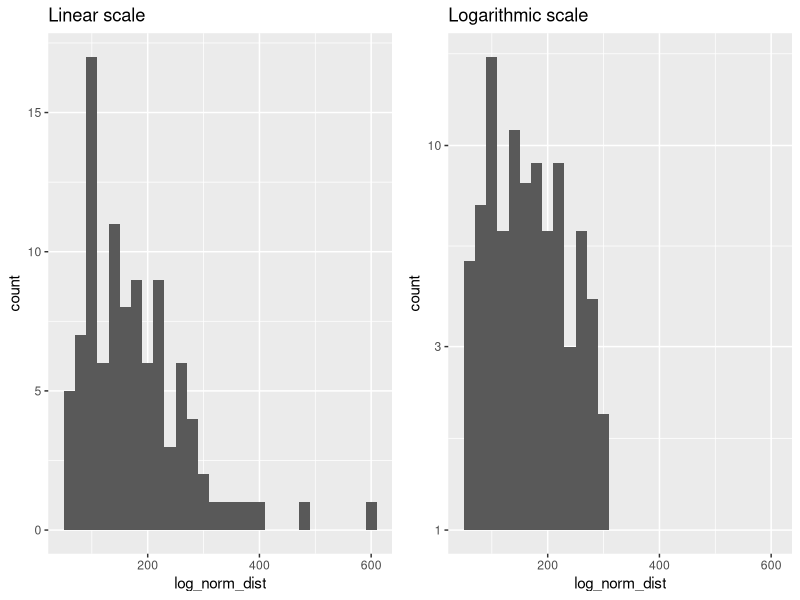
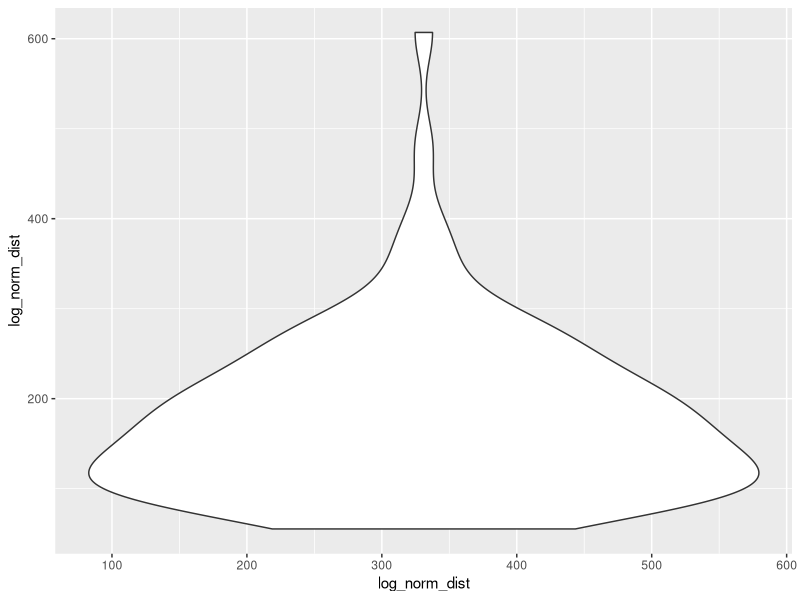

Source code (R) for these figures, in order:
## ---- chunk 1
library(tidyverse)
require(gridExtra)
log_norm_dist <- rlnorm(100, 5, 0.5)
## ---- chunk 2
lin_hist <- ggplot(as.data.frame(log_norm_dist), aes(x=log_norm_dist)) + geom_histogram(binwidth=20) + ggtitle("Linear scale")
log_hist <- ggplot(as.data.frame(log_norm_dist), aes(x=log_norm_dist)) + geom_histogram(binwidth = 20) + ggtitle("Logarithmic scale") + scale_y_log10()
grid.arrange(lin_hist, log_hist, ncol=2)
## ---- chunk 3
violin_plot <- ggplot(as.data.frame(log_norm_dist), aes(x=log_norm_dist, y=log_norm_dist)) + geom_violin()
violin_plot
